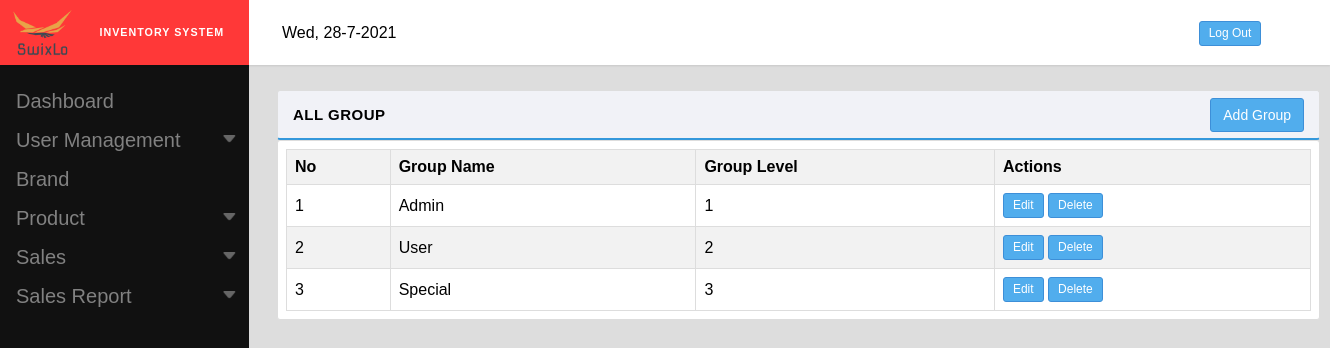
Page /managegroup.php (signed in) on the committed database.
### tables this page shows
CREATE TABLE `group_detail` (
  `group_id` int(32) NOT NULL,
  `group_name` varchar(255) NOT NULL,
  `group_level` int(32) NOT NULL,
  `group_status` varchar(255) NOT NULL
);

### managegroup.php (the view, shortened to what this page needs)
<!DOCTYPE html>
<html>
<head>
	<link rel="stylesheet" type="text/css" href="stylesheets/style.css">
</head>
<body>
  <?php include_once('layouts/header.php'); ?>
<?php include_once('layouts/menu.php'); ?>
	 <div class="main-page">
    <div class="table new-setting">
       <div class="tabl1 manage-user">
         <div class="head">
            <strong>
                <span>All group</span>
                 <div class="user-head1">
                  <form method="post" action="addGroup.php">
                    <button class="button submit-button1">Add Group</button>
                  </form>
                </div>
              </strong>
         </div>
         <div class="body">
             <table>
               <thead>
                <tr>
                    <th>No</th>
                    <th>Group Name</th>
                    <th>Group Level</th>
                    <th>Actions</th>
                </tr>
              </thead>
              <tbody>
                <tr>
                  <?php
                  $con = mysqli_connect("localhost","muhammad_user1","H89EPXkT^^m4","muhammad_db");
                  $no =1;
                  $result = $con->query("SELECT * FROM group_detail ORDER BY group_level ASC");
                  while($row = $result->fetch_assoc()) {
                  echo "<tr><td>" . $no++. "</td><td>" . $row["group_name"] . "</td><td>"
                  . $row["group_level"]. "</td><td>"?> <form method="POST"> <button class="button0" name="edit">Edit</button>  <button OnClick="return confirm('Confirm to delete this data?');" class="button0" name="delete">Delete</button> </form><?php
                }
                  ?>
                    </tr>
              </tbody>
            </table>
          </div>
        </div>
    </div>
  </div>
</body>
</html>

### stylesheets/style.css (style rules this page uses)
* { margin: 0; padding: 0; box-sizing: border-box; }
body { background-color: #ddd; font-family: sans-serif; }
.button0 { border-radius:3px; transition: all 300ms ease-in-out; display: inline-block; padding: 3px 9px; margin-bottom: 0; font-size: 12px; font-weight:300; line-height: 1.42857143; text-align: center; white-space: nowrap; vertical-align: middle; touch-action: manipulation; cursor: pointer; user-select: none; background-image: none; border: 1px solid transparent; color: #fff; background-color: #51aded; border-color: #3d8fd8; }
tr:nth-child(odd) { background-color: #f2f2f2; }
.table { position: relative; height: 145px; width: 1050px; left: 278px; top: 105px; padding-left: 7px; }
.head { border:solid 1px #ddd; text-transform: uppercase; font-size: 15px; letter-spacing: 0.5px; padding: 15px; border-bottom:solid 2px #3498DB; border-radius: 3px; background-color: #f1f2f7; }
th,tr,td { border:solid 1px #ddd; text-align: left; padding: 8px; }
table { border-collapse: collapse; width: 100%; }
.body { padding: 8px; background-color: white; border-radius: 3px; border:solid 1px #ddd; }
.button { border-radius:3px; transition: all 300ms ease-in-out; display: inline-block; padding: 6px 12px; margin-bottom: 0; font-size: 14px; font-weight: 400; line-height: 1.42857143; text-align: center; white-space: nowrap; vertical-align: middle; touch-action: manipulation; cursor: pointer; user-select: none; background-image: none; border: 1px solid transparent; }
.manage-user { width: 100%; }
.new-setting { top:90px; left: 270px; }
.submit-button1 { color: #fff; background-color: #51aded; border-color: #3d8fd8; }
.user-head1 { position: relative; float: right; top: -8px; }

### rows in the picture
group_detail: group_name "Admin", group_level "1"
group_detail: group_name "User", group_level "2"
group_detail: group_name "Special", group_level "3"
